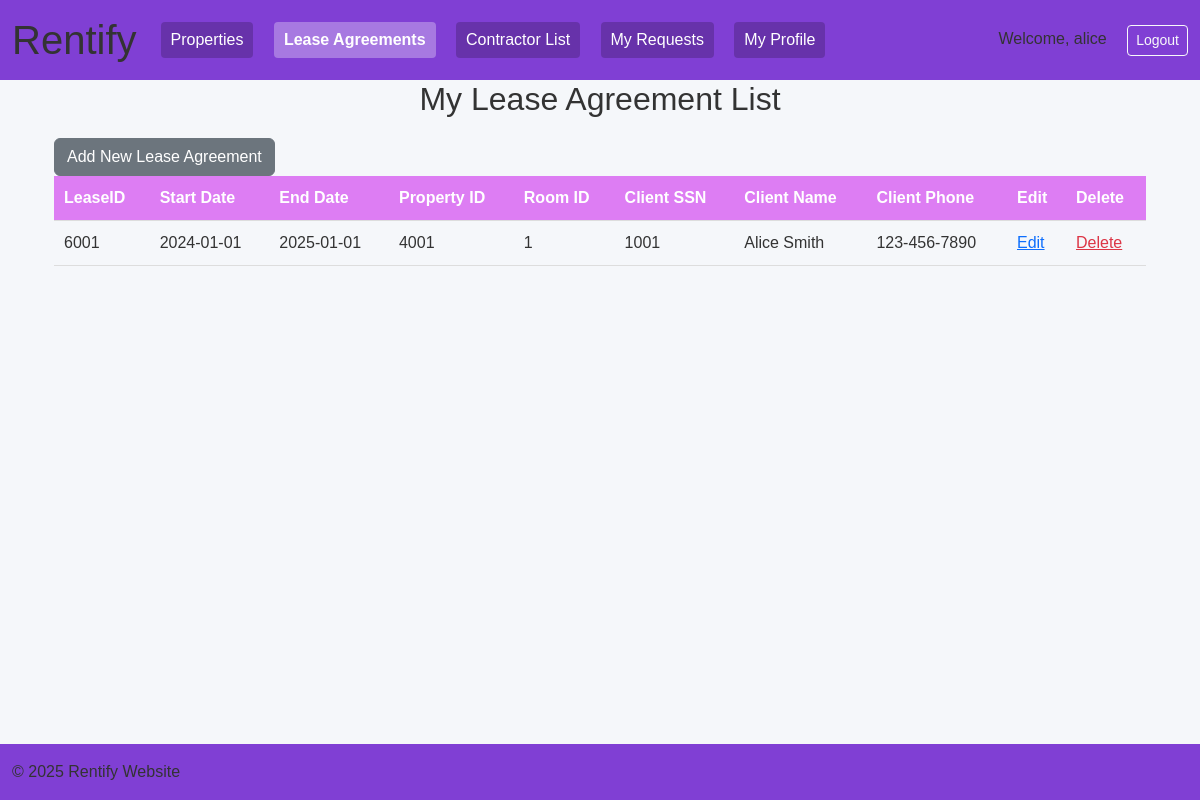
The page /lease-agreement-view (signed in) on the database its author committed.
### tables this page shows
CREATE TABLE LEASEAGREEMENT (
        LeaseID INTEGER PRIMARY KEY,
        StartDate TEXT,
        EndDate TEXT,
        PropertyID INTEGER,
        RoomID INTEGER,
        OwnerSSN INTEGER NOT NULL,
        ClientSSN INTEGER NOT NULL,
        FOREIGN KEY (PropertyID, RoomID) REFERENCES ROOM(PropertyID, RoomID)
        ON DELETE CASCADE ON UPDATE CASCADE,
        FOREIGN KEY (OwnerSSN) REFERENCES HOMEOWNER(SSN)
        ON DELETE CASCADE ON UPDATE CASCADE,
        FOREIGN KEY (ClientSSN) REFERENCES CLIENT(SSN)
        ON DELETE CASCADE ON UPDATE CASCADE
    );

CREATE TABLE PERSON (
        SSN INTEGER PRIMARY KEY,
        FirstName TEXT NOT NULL,
        LastName TEXT,
        UserName TEXT UNIQUE,
        Password TEXT,
        Phone TEXT
    );

### app.py (the view)
@app.route("/lease-agreement-view", methods=["GET"])
def leaseAgreement():
    with sqlite3.connect("Homeapp.db") as conn:
        las = conn.execute("""
            SELECT l.LeaseID, l.StartDate, l.EndDate, l.PropertyID, l.RoomID,
                   l.OwnerSSN, p2.FirstName, p2.LastName, p2.Phone,
                   l.ClientSSN, p1.FirstName, p1.LastName, p1.Phone
            FROM leaseagreement AS l
            INNER JOIN person AS p1 ON l.ClientSSN = p1.SSN
            INNER JOIN person AS p2 ON l.OwnerSSN = p2.SSN
            WHERE OwnerSSN = ?
            UNION
            SELECT l.LeaseID, l.StartDate, l.EndDate, l.PropertyID, l.RoomID,
                   l.OwnerSSN, p2.FirstName, p2.LastName, p2.Phone,
                   l.ClientSSN, p1.FirstName, p1.LastName, p1.Phone
            FROM leaseagreement AS l
            INNER JOIN person AS p1 ON l.ClientSSN = p1.SSN
            INNER JOIN person AS p2 ON l.OwnerSSN = p2.SSN
            WHERE ClientSSN = ?
        """, (session.get('ssn'), session.get('ssn'))).fetchall()
    if session.get('access') == "homeowner":
        addremoveView = True
    else:
        addremoveView = False
    return render_template("LeaseAgreementView.html", las=las, permission=addremoveView)

### templates/LeaseAgreementView.html (shortened to what this page needs)
{% extends 'base.html' %}
{% block content %}
<div class="container">
  <h2>My Lease Agreement List</h2>
  {% if session.get('access') == 'homeowner' %}
  <a href="{{ url_for('leaseagreement_specific', leaseID=0) }}" class="btn btn-secondary">Add New Lease Agreement</a>
  {% endif %}
  <table>
    <thead>
      <tr>
        <th>LeaseID</th>
        <th>Start Date</th>
        <th>End Date</th>
        <th>Property ID</th>
        <th>Room ID</th>
        {% if session.get('access') == 'client' %}
        <th>Owner SSN</th>
        <th>Owner Name</th>
        <th>Owner Phone</th>
        {% elif session.get('access') == 'homeowner' %}
        <th>Client SSN</th>
        <th>Client Name</th>
        <th>Client Phone</th>
        {% endif %}
        {% if permission %}
        <th>Edit</th>
        <th>Delete</th>
        {% endif %}
      </tr>
    </thead>
    <tbody>
      {% for la in las %}
      <tr>
        <td>{{ la[0] }}</td>
        <td>{{ la[1] }}</td>
        <td>{{ la[2] }}</td>
        <td>{{ la[3] }}</td>
        <td>{{ la[4] }}</td>
        {% if session.get('access') == 'client' %}
        <td>{{ la[5] }}</td>
        <td>{{ la[6]+" "+la[7] }}</td>
        <td>{{ la[8] }}</td>
        {% elif session.get('access') == 'homeowner' %}
        <td>{{ la[9] }}</td>
        <td>{{ la[10]+" "+la[11] }}</td>
        <td>{{ la[12] }}</td>
        {% endif %}
        {% if permission %}
        <td>
          <a href="{{ url_for('leaseagreement_specific', leaseID=la[0]) }}">Edit</a>
        </td>
        <td>
          <a href="{{ url_for('delete_leaseagreement', leaseID=la[0]) }}"
            onclick="return confirm('Are you sure you want to delete this lease agreement?');"
            class="text-danger">Delete</a>
        </td>
        {% endif %}
      </tr>
      {% endfor %}
    </tbody>
  </table>
</div>
{% endblock %}

### static/css/styles.css (style rules this page uses)
body { font-family: Arial, sans-serif; background-color: #f5f7fa; color: #333; }
h2 { margin-bottom: 20px; text-align: center; }
table { width: 100%; border-collapse: collapse; }
th, td { padding: 10px; text-align: left; border-bottom: 1px solid #ddd; }
th { background-color: #dd7df3; color: white; }

### rows shown on the page
LEASEAGREEMENT: LeaseID "6001", StartDate "2024-01-01", EndDate "2025-01-01", PropertyID "4001", RoomID "1", ClientSSN "1001", LastName "Alice Smith", Phone "123-456-7890"

### other values the page prints
{{ session['name'] }} "alice"
